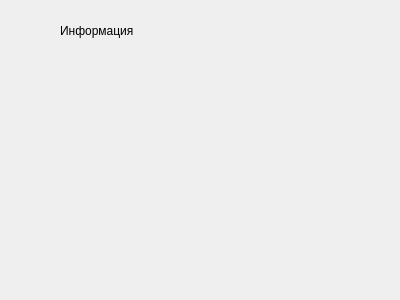
<?xml version="1.0" encoding="UTF-8"?>
<ui version="4.0">
 <class>Dialog</class>
 <widget class="QDialog" name="Dialog">
  <property name="geometry">
   <rect>
    <x>0</x>
    <y>0</y>
    <width>400</width>
    <height>300</height>
   </rect>
  </property>
  <property name="windowTitle">
   <string>Dialog</string>
  </property>
  <widget class="QLabel" name="label">
   <property name="geometry">
    <rect>
     <x>60</x>
     <y>20</y>
     <width>111</width>
     <height>21</height>
    </rect>
   </property>
   <property name="text">
    <string>Информация</string>
   </property>
  </widget>
 </widget>
 <resources/>
 <connections/>
</ui>
